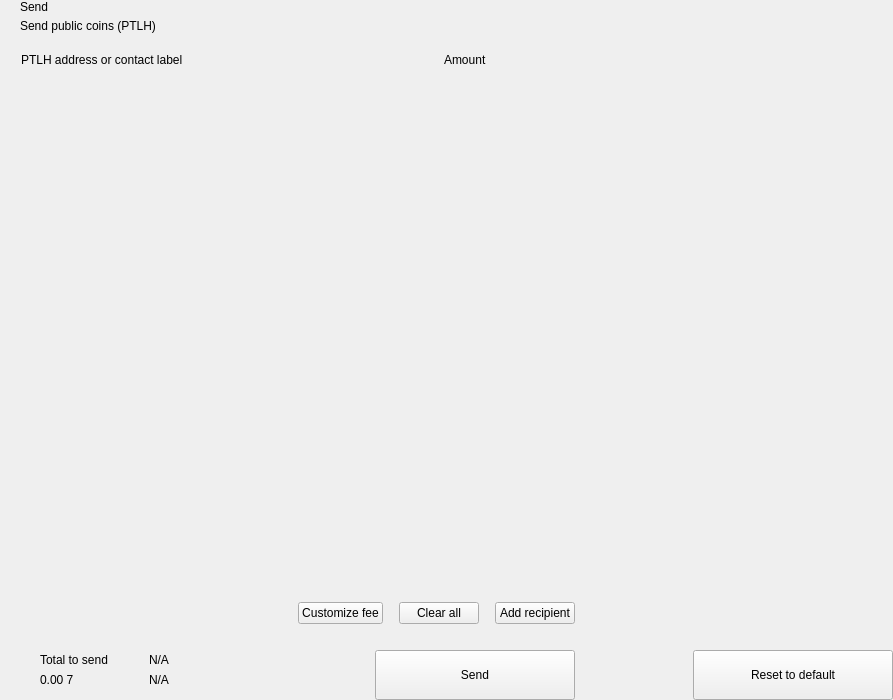
<?xml version="1.0" encoding="UTF-8"?>
<ui version="4.0">
 <class>send</class>
 <widget class="QWidget" name="send">
  <property name="geometry">
   <rect>
    <x>0</x>
    <y>0</y>
    <width>893</width>
    <height>700</height>
   </rect>
  </property>
  <property name="windowTitle">
   <string>Form</string>
  </property>
  <layout class="QHBoxLayout" name="horizontalLayout_2" stretch="2,1">
   <property name="spacing">
    <number>0</number>
   </property>
   <property name="leftMargin">
    <number>0</number>
   </property>
   <property name="topMargin">
    <number>0</number>
   </property>
   <property name="rightMargin">
    <number>0</number>
   </property>
   <property name="bottomMargin">
    <number>0</number>
   </property>
   <item>
    <widget class="QWidget" name="left" native="true">
     <layout class="QVBoxLayout" name="verticalLayout_3">
      <property name="spacing">
       <number>0</number>
      </property>
      <property name="leftMargin">
       <number>0</number>
      </property>
      <property name="topMargin">
       <number>0</number>
      </property>
      <property name="rightMargin">
       <number>0</number>
      </property>
      <property name="bottomMargin">
       <number>0</number>
      </property>
      <item>
       <layout class="QVBoxLayout" name="verticalLayout_22" stretch="0,0,0,1,0,0,0,0">
        <property name="spacing">
         <number>0</number>
        </property>
        <item>
         <layout class="QHBoxLayout" name="horizontalLayout_3">
          <property name="spacing">
           <number>0</number>
          </property>
          <property name="leftMargin">
           <number>20</number>
          </property>
          <property name="rightMargin">
           <number>20</number>
          </property>
          <item>
           <layout class="QVBoxLayout" name="verticalLayout">
            <property name="spacing">
             <number>5</number>
            </property>
            <item>
             <widget class="QLabel" name="labelTitle">
              <property name="text">
               <string>Send</string>
              </property>
              <property name="alignment">
               <set>Qt::AlignLeading|Qt::AlignLeft|Qt::AlignVCenter</set>
              </property>
             </widget>
            </item>
            <item>
             <widget class="QLabel" name="labelSubtitle1">
              <property name="text">
               <string>Send public coins (PTLH)</string>
              </property>
             </widget>
            </item>
           </layout>
          </item>
          <item>
           <spacer name="horizontalSpacer">
            <property name="orientation">
             <enum>Qt::Horizontal</enum>
            </property>
            <property name="sizeHint" stdset="0">
             <size>
              <width>40</width>
              <height>20</height>
             </size>
            </property>
           </spacer>
          </item>
         </layout>
        </item>
        <item>
         <spacer name="verticalSpacer_2">
          <property name="orientation">
           <enum>Qt::Vertical</enum>
          </property>
          <property name="sizeType">
           <enum>QSizePolicy::Fixed</enum>
          </property>
          <property name="sizeHint" stdset="0">
           <size>
            <width>20</width>
            <height>20</height>
           </size>
          </property>
         </spacer>
        </item>
        <item>
         <layout class="QHBoxLayout" name="horizontalLayout" stretch="6,0,2">
          <property name="spacing">
           <number>0</number>
          </property>
          <property name="leftMargin">
           <number>10</number>
          </property>
          <property name="topMargin">
           <number>0</number>
          </property>
          <property name="rightMargin">
           <number>20</number>
          </property>
          <property name="bottomMargin">
           <number>0</number>
          </property>
          <item>
           <widget class="QLabel" name="labelSubtitleAddress">
            <property name="styleSheet">
             <string notr="true">margin-left:8px;</string>
            </property>
            <property name="text">
             <string>PTLH address or contact label</string>
            </property>
           </widget>
          </item>
          <item>
           <spacer name="horizontalSpacer_3">
            <property name="orientation">
             <enum>Qt::Horizontal</enum>
            </property>
            <property name="sizeType">
             <enum>QSizePolicy::Fixed</enum>
            </property>
            <property name="sizeHint" stdset="0">
             <size>
              <width>40</width>
              <height>1</height>
             </size>
            </property>
           </spacer>
          </item>
          <item>
           <widget class="QLabel" name="labelSubtitleAmount">
            <property name="text">
             <string>Amount</string>
            </property>
           </widget>
          </item>
         </layout>
        </item>
        <item>
         <widget class="QScrollArea" name="scrollArea">
          <property name="minimumSize">
           <size>
            <width>0</width>
            <height>350</height>
           </size>
          </property>
          <property name="styleSheet">
           <string notr="true">#scrollArea {
            background:transparent;
            margin-top:10px;
}</string>
          </property>
          <property name="horizontalScrollBarPolicy">
           <enum>Qt::ScrollBarAlwaysOff</enum>
          </property>
          <property name="sizeAdjustPolicy">
           <enum>QAbstractScrollArea::AdjustIgnored</enum>
          </property>
          <property name="widgetResizable">
           <bool>true</bool>
          </property>
          <property name="alignment">
           <set>Qt::AlignLeading|Qt::AlignLeft|Qt::AlignTop</set>
          </property>
          <widget class="QWidget" name="scrollAreaWidgetContents">
           <property name="geometry">
            <rect>
             <x>0</x>
             <y>0</y>
             <width>591</width>
             <height>16</height>
            </rect>
           </property>
           <property name="sizePolicy">
            <sizepolicy hsizetype="Preferred" vsizetype="Maximum">
             <horstretch>0</horstretch>
             <verstretch>0</verstretch>
            </sizepolicy>
           </property>
           <property name="autoFillBackground">
            <bool>false</bool>
           </property>
           <property name="styleSheet">
            <string notr="true">#scrollAreaWidgetContents {
             background:transparent;
             }</string>
           </property>
           <layout class="QVBoxLayout" name="verticalLayout_7">
            <property name="spacing">
             <number>0</number>
            </property>
            <property name="sizeConstraint">
             <enum>QLayout::SetDefaultConstraint</enum>
            </property>
            <property name="leftMargin">
             <number>0</number>
            </property>
            <property name="topMargin">
             <number>0</number>
            </property>
            <property name="rightMargin">
             <number>0</number>
            </property>
            <property name="bottomMargin">
             <number>0</number>
            </property>
           </layout>
          </widget>
         </widget>
        </item>
        <item>
         <spacer name="verticalSpacer_4">
          <property name="orientation">
           <enum>Qt::Vertical</enum>
          </property>
          <property name="sizeType">
           <enum>QSizePolicy::Fixed</enum>
          </property>
          <property name="sizeHint" stdset="0">
           <size>
            <width>20</width>
            <height>20</height>
           </size>
          </property>
         </spacer>
        </item>
        <item>
         <layout class="QHBoxLayout" name="horizontalLayout_20">
          <property name="spacing">
           <number>6</number>
          </property>
          <property name="leftMargin">
           <number>20</number>
          </property>
          <property name="rightMargin">
           <number>20</number>
          </property>
          <item>
           <spacer name="horizontalSpacer_4">
            <property name="orientation">
             <enum>Qt::Horizontal</enum>
            </property>
            <property name="sizeHint" stdset="0">
             <size>
              <width>10</width>
              <height>20</height>
             </size>
            </property>
           </spacer>
          </item>
          <item>
           <widget class="QPushButton" name="pushButtonFee">
            <property name="focusPolicy">
             <enum>Qt::NoFocus</enum>
            </property>
            <property name="text">
             <string>Customize fee</string>
            </property>
           </widget>
          </item>
          <item>
           <spacer name="horizontalSpacer_11">
            <property name="orientation">
             <enum>Qt::Horizontal</enum>
            </property>
            <property name="sizeType">
             <enum>QSizePolicy::Minimum</enum>
            </property>
            <property name="sizeHint" stdset="0">
             <size>
              <width>10</width>
              <height>20</height>
             </size>
            </property>
           </spacer>
          </item>
          <item>
           <widget class="QPushButton" name="pushButtonClear">
            <property name="focusPolicy">
             <enum>Qt::NoFocus</enum>
            </property>
            <property name="layoutDirection">
             <enum>Qt::RightToLeft</enum>
            </property>
            <property name="text">
             <string>Clear all</string>
            </property>
           </widget>
          </item>
          <item>
           <spacer name="horizontalSpacer_6">
            <property name="orientation">
             <enum>Qt::Horizontal</enum>
            </property>
            <property name="sizeType">
             <enum>QSizePolicy::Fixed</enum>
            </property>
            <property name="sizeHint" stdset="0">
             <size>
              <width>10</width>
              <height>20</height>
             </size>
            </property>
           </spacer>
          </item>
          <item>
           <widget class="QPushButton" name="pushButtonAddRecipient">
            <property name="focusPolicy">
             <enum>Qt::NoFocus</enum>
            </property>
            <property name="text">
             <string>Add recipient</string>
            </property>
           </widget>
          </item>
         </layout>
        </item>
        <item>
         <spacer name="verticalSpacer">
          <property name="orientation">
           <enum>Qt::Vertical</enum>
          </property>
          <property name="sizeType">
           <enum>QSizePolicy::Fixed</enum>
          </property>
          <property name="sizeHint" stdset="0">
           <size>
            <width>20</width>
            <height>16</height>
           </size>
          </property>
         </spacer>
        </item>
        <item>
         <layout class="QHBoxLayout" name="horizontalLayout_7">
          <property name="rightMargin">
           <number>20</number>
          </property>
          <item>
           <layout class="QHBoxLayout" name="horizontalLayout_10">
            <property name="spacing">
             <number>0</number>
            </property>
            <property name="leftMargin">
             <number>8</number>
            </property>
            <item>
             <widget class="QStackedWidget" name="stackedWidget">
              <property name="minimumSize">
               <size>
                <width>0</width>
                <height>60</height>
               </size>
              </property>
              <property name="maximumSize">
               <size>
                <width>16777215</width>
                <height>60</height>
               </size>
              </property>
              <widget class="QWidget" name="page1">
               <layout class="QVBoxLayout" name="verticalLayout_71" stretch="0">
                <property name="spacing">
                 <number>6</number>
                </property>
                <property name="leftMargin">
                 <number>12</number>
                </property>
                <property name="topMargin">
                 <number>0</number>
                </property>
                <property name="rightMargin">
                 <number>0</number>
                </property>
                <property name="bottomMargin">
                 <number>0</number>
                </property>
                <item>
                 <widget class="QWidget" name="coinWidget" native="true">
                  <property name="minimumSize">
                   <size>
                    <width>0</width>
                    <height>60</height>
                   </size>
                  </property>
                  <property name="maximumSize">
                   <size>
                    <width>16777215</width>
                    <height>60</height>
                   </size>
                  </property>
                  <layout class="QHBoxLayout" name="horizontalLayout_9">
                   <property name="spacing">
                    <number>0</number>
                   </property>
                   <property name="leftMargin">
                    <number>20</number>
                   </property>
                   <property name="topMargin">
                    <number>10</number>
                   </property>
                   <property name="rightMargin">
                    <number>20</number>
                   </property>
                   <property name="bottomMargin">
                    <number>10</number>
                   </property>
                   <item>
                    <layout class="QVBoxLayout" name="verticalSend">
                     <property name="spacing">
                      <number>0</number>
                     </property>
                     <item>
                      <widget class="QLabel" name="labelTitleTotalSend">
                       <property name="text">
                        <string>Total to send</string>
                       </property>
                      </widget>
                     </item>
                     <item>
                      <widget class="QLabel" name="labelAmountSend">
                       <property name="text">
                        <string notr="true">0.00 7</string>
                       </property>
                      </widget>
                     </item>
                    </layout>
                   </item>
                   <item>
                    <spacer name="horizontalSpacer_9">
                     <property name="orientation">
                      <enum>Qt::Horizontal</enum>
                     </property>
                     <property name="sizeType">
                      <enum>QSizePolicy::Fixed</enum>
                     </property>
                     <property name="sizeHint" stdset="0">
                      <size>
                       <width>20</width>
                       <height>20</height>
                      </size>
                     </property>
                    </spacer>
                   </item>
                   <item>
                    <widget class="QLabel" name="labelLine">
                     <property name="minimumSize">
                      <size>
                       <width>1</width>
                       <height>0</height>
                      </size>
                     </property>
                     <property name="maximumSize">
                      <size>
                       <width>1</width>
                       <height>16777215</height>
                      </size>
                     </property>
                     <property name="text">
                      <string/>
                     </property>
                    </widget>
                   </item>
                   <item>
                    <spacer name="horizontalSpacer_10">
                     <property name="orientation">
                      <enum>Qt::Horizontal</enum>
                     </property>
                     <property name="sizeType">
                      <enum>QSizePolicy::Fixed</enum>
                     </property>
                     <property name="sizeHint" stdset="0">
                      <size>
                       <width>20</width>
                       <height>20</height>
                      </size>
                     </property>
                    </spacer>
                   </item>
                   <item>
                    <layout class="QVBoxLayout" name="verticalRemaining">
                     <property name="spacing">
                      <number>0</number>
                     </property>
                     <item>
                      <widget class="QLabel" name="labelTitleTotalRemaining">
                       <property name="text">
                        <string notr="true">N/A</string>
                       </property>
                      </widget>
                     </item>
                     <item>
                      <widget class="QLabel" name="labelAmountRemaining">
                       <property name="text">
                        <string notr="true">N/A</string>
                       </property>
                      </widget>
                     </item>
                    </layout>
                   </item>
                  </layout>
                 </widget>
                </item>
               </layout>
              </widget>
              <widget class="QWidget" name="page_2"/>
             </widget>
            </item>
           </layout>
          </item>
          <item>
           <spacer name="horizontalSpacer_5">
            <property name="orientation">
             <enum>Qt::Horizontal</enum>
            </property>
            <property name="sizeType">
             <enum>QSizePolicy::Expanding</enum>
            </property>
            <property name="sizeHint" stdset="0">
             <size>
              <width>40</width>
              <height>20</height>
             </size>
            </property>
           </spacer>
          </item>
          <item alignment="Qt::AlignBottom">
           <widget class="QPushButton" name="pushButtonSave">
            <property name="minimumSize">
             <size>
              <width>200</width>
              <height>50</height>
             </size>
            </property>
            <property name="maximumSize">
             <size>
              <width>200</width>
              <height>50</height>
             </size>
            </property>
            <property name="focusPolicy">
             <enum>Qt::NoFocus</enum>
            </property>
            <property name="text">
             <string>Send</string>
            </property>
           </widget>
          </item>
         </layout>
        </item>
       </layout>
      </item>
     </layout>
    </widget>
   </item>
   <item>
    <widget class="QWidget" name="right" native="true">
     <layout class="QVBoxLayout" name="verticalLayout_5">
      <property name="leftMargin">
       <number>0</number>
      </property>
      <property name="topMargin">
       <number>0</number>
      </property>
      <property name="rightMargin">
       <number>0</number>
      </property>
      <property name="bottomMargin">
       <number>0</number>
      </property>
      <item>
       <layout class="QVBoxLayout" name="verticalLayout_4">
        <property name="spacing">
         <number>6</number>
        </property>
        <item>
         <widget class="OptionButton" name="btnCoinControl" native="true">
          <property name="minimumSize">
           <size>
            <width>0</width>
            <height>50</height>
           </size>
          </property>
         </widget>
        </item>
        <item>
         <widget class="OptionButton" name="btnChangeAddress" native="true">
          <property name="minimumSize">
           <size>
            <width>0</width>
            <height>50</height>
           </size>
          </property>
         </widget>
        </item>
        <item>
         <widget class="OptionButton" name="btnUri" native="true">
          <property name="minimumSize">
           <size>
            <width>0</width>
            <height>50</height>
           </size>
          </property>
         </widget>
        </item>
        <item>
         <spacer name="verticalSpacer_5">
          <property name="orientation">
           <enum>Qt::Vertical</enum>
          </property>
          <property name="sizeHint" stdset="0">
           <size>
            <width>20</width>
            <height>40</height>
           </size>
          </property>
         </spacer>
        </item>
        <item>
         <layout class="QHBoxLayout" name="horizontalLayout_8">
          <item>
           <spacer name="horizontalSpacer_7">
            <property name="orientation">
             <enum>Qt::Horizontal</enum>
            </property>
            <property name="sizeHint" stdset="0">
             <size>
              <width>40</width>
              <height>20</height>
             </size>
            </property>
           </spacer>
          </item>
          <item>
           <widget class="QPushButton" name="pushButtonReset">
            <property name="minimumSize">
             <size>
              <width>200</width>
              <height>50</height>
             </size>
            </property>
            <property name="maximumSize">
             <size>
              <width>200</width>
              <height>50</height>
             </size>
            </property>
            <property name="focusPolicy">
             <enum>Qt::NoFocus</enum>
            </property>
            <property name="text">
             <string>Reset to default</string>
            </property>
           </widget>
          </item>
         </layout>
        </item>
       </layout>
      </item>
     </layout>
    </widget>
   </item>
  </layout>
 </widget>
 <customwidgets>
  <customwidget>
   <class>OptionButton</class>
   <extends>QWidget</extends>
   <header>qt/pivx/optionbutton.h</header>
   <container>1</container>
  </customwidget>
 </customwidgets>
 <resources/>
 <connections/>
</ui>
